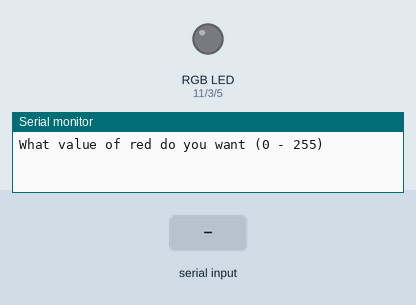
Simulated run of this sketch. Board: Arduino Uno, built with avr-gcc and run on an emulated ATmega328P. Shown: an RGB LED mixed from three pins (HIGH = lit), the last lines printed to the serial monitor. The inputs (shaded band) are chosen by the test bench. Dim RGB values are drawn brighter than linear.

Above: at 1.2 s.
1.3 s: "90,45,200\n" received over Serial
At 2.5 s:
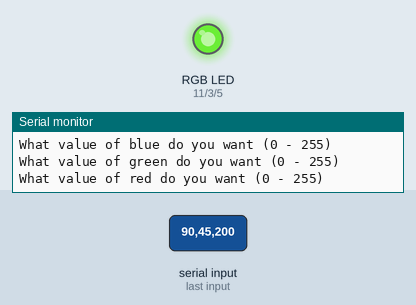
2.8 s: "30,150,10\n" received over Serial
At 3.7 s:
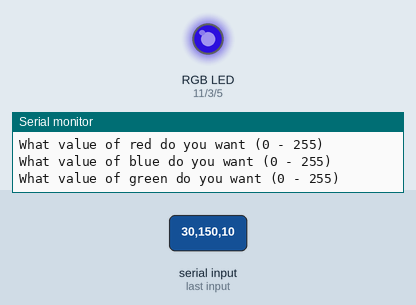
4.3 s: "90,45\n" received over Serial
At 5.6 s:
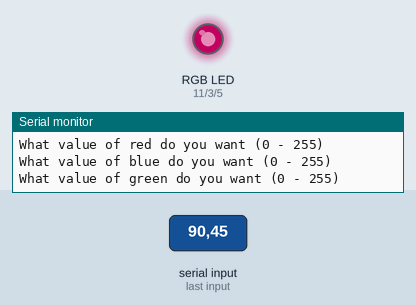
6.8 s: "30,150\n" received over Serial
At 8.6 s:
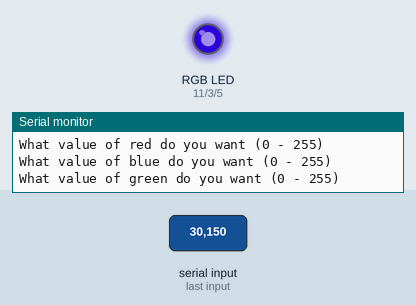
9.3 s: "1,90\n" received over Serial
At 10.6 s:
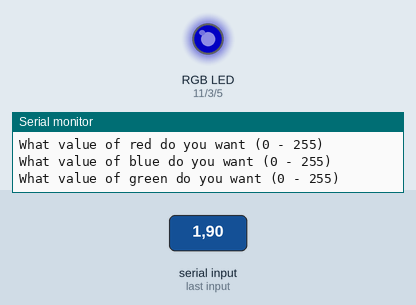
11.8 s: "1,90,45\n" received over Serial
At 12.9 s:
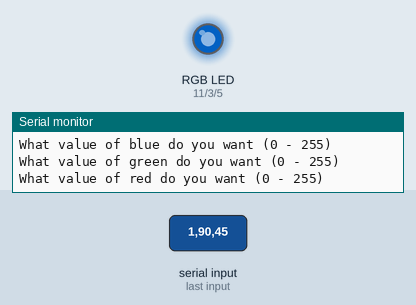
Timing chart, 0 to 14.3 s (numbered marks = the images above; inputs shaded):
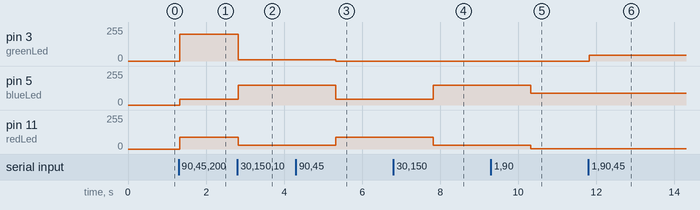

The sketch:

rgb_led.ino
```cpp
int redLed = 11;
int blueLed = 5;
int greenLed = 3;

void setup() {

  Serial.begin(9600);
  pinMode(redLed, OUTPUT);
  pinMode(greenLed, OUTPUT);
  pinMode(blueLed, OUTPUT);

}

void loop() {
  Serial.println("What value of red do you want (0 - 255)");
  while(Serial.available() == 0){}
  int rvalue = Serial.parseInt();


  Serial.println("What value of blue do you want (0 - 255)");
  while(Serial.available() == 0){}
  int bvalue = Serial.parseInt();


  Serial.println("What value of green do you want (0 - 255)");
  while(Serial.available() == 0){}
  int gvalue = Serial.parseInt();

  analogWrite(redLed, rvalue);
  analogWrite(blueLed, bvalue);
  analogWrite(greenLed, gvalue);
  delay(1000);

  Serial.println();
}
```

Measured:
- after the input at 1.3 s, pin 3 (greenLed): 0/255 → 200/255 at once; pin 5 (blueLed): 0/255 → 45/255 at once; pin 11 (redLed): 0/255 → 90/255 at once
- after the input at 2.8 s, pin 3 (greenLed): 200/255 → 10/255 at once; pin 5 (blueLed): 45/255 → 150/255 at once; pin 11 (redLed): 90/255 → 30/255 at once
- after the input at 4.3 s, pin 3 (greenLed): 10/255 → 0/255 after 1.0 s; pin 5 (blueLed): 150/255 → 45/255 after 1.0 s; pin 11 (redLed): 30/255 → 90/255 after 1.0 s
- after the input at 6.8 s, pin 5 (blueLed): 45/255 → 150/255 after 1.0 s; pin 11 (redLed): 90/255 → 30/255 after 1.0 s
- after the input at 9.3 s, pin 5 (blueLed): 150/255 → 90/255 after 1.0 s; pin 11 (redLed): 30/255 → 1/255 after 1.0 s
- after the input at 11.8 s, pin 3 (greenLed): 0/255 → 45/255 at once
